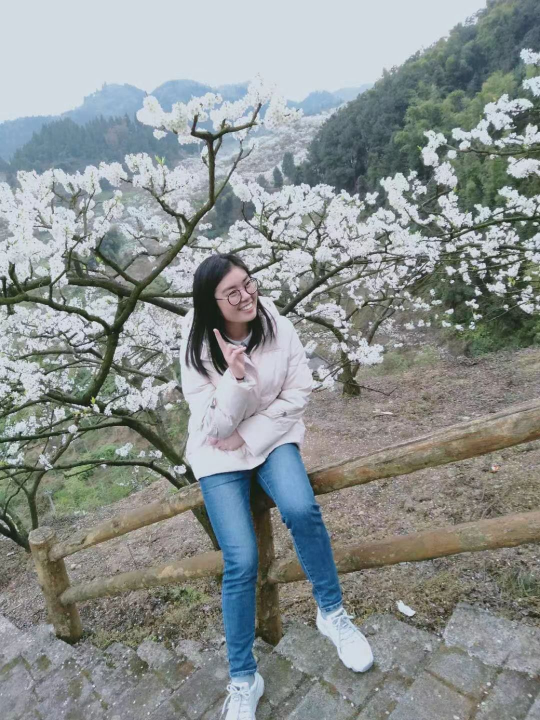
#> input picture python/test.jpg, 1080 x 1440 px (shown at 1/2 size)
$ python to.py
#> lines starting #> are read from the running program, lines starting #| are printed output that depends on the picture; after the words box and inside, x2 and y2 are one past the last pixel; in counts of white or black regions, pixels touching at a corner belong together
#> the answer given: test.jpg
#> the answer given: 1
# -*- coding: utf-8 -*-

import cv2

from PIL import Image, ImageOps, ImageFilter


# 转换成漫画风格
def toCarttonStyle(picturePath):
    # 设置输入输出路径和文件名称
#> called with picturePath = 'test.jpg'
    imgOutput_FileName = picturePath.split(".")[0] + '_cartoon.' + picturePath.split(".")[1]

    # 属性设置
    num_down = 2  # 缩减像素采样的数目
    num_bilateral = 7  # 定义双边滤波的数目

    # 读取图片
    img_rgb = cv2.imread(picturePath)
#> img_rgb is the input picture: shape (1440, 1080, 3); mean B, G, R 144.5, 145.4, 139.3

    # 用高斯金字塔降低取样
    img_color = img_rgb
    for _ in range(num_down):
        img_color = cv2.pyrDown(img_color)
#> this loop made 2 passes
#> pass 1, in toCarttonStyle, `img_color = cv2.pyrDown(img_color)`:
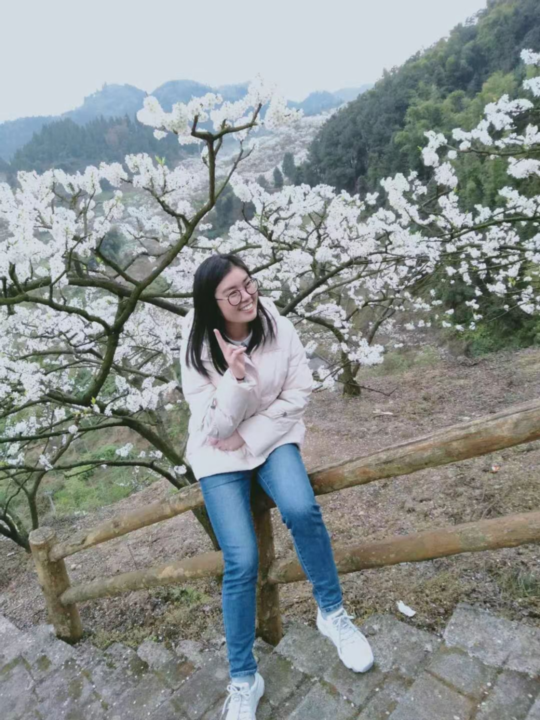
#> img_color: shape (720, 540, 3); mean B, G, R 144.5, 145.4, 139.3
#> pass 2, in toCarttonStyle, `img_color = cv2.pyrDown(img_color)`:
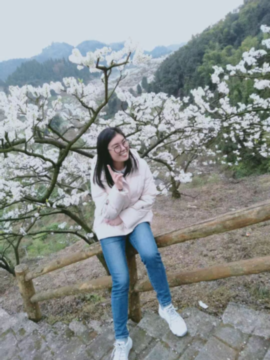
#> img_color: shape (360, 270, 3); mean B, G, R 144.6, 145.5, 139.4

    # 重复使用小的双边滤波代替一个大的滤波
    for _ in range(num_bilateral):
        img_color = cv2.bilateralFilter(img_color, d=9, sigmaColor=9, sigmaSpace=7)

    # 升采样图片到原始大小
    for _ in range(num_down):
        img_color = cv2.pyrUp(img_color)
#> this loop made 2 passes
#> pass 1, in toCarttonStyle, `img_color = cv2.pyrUp(img_color)`:
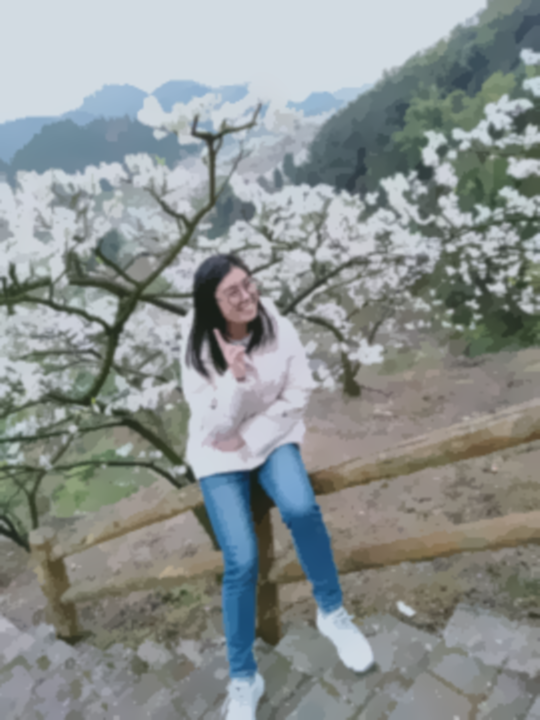
#> img_color: shape (720, 540, 3); mean B, G, R 144.6, 145.6, 139.4

    # 转换为灰度并且使其产生中等的模糊
    img_gray = cv2.cvtColor(img_rgb, cv2.COLOR_RGB2GRAY)
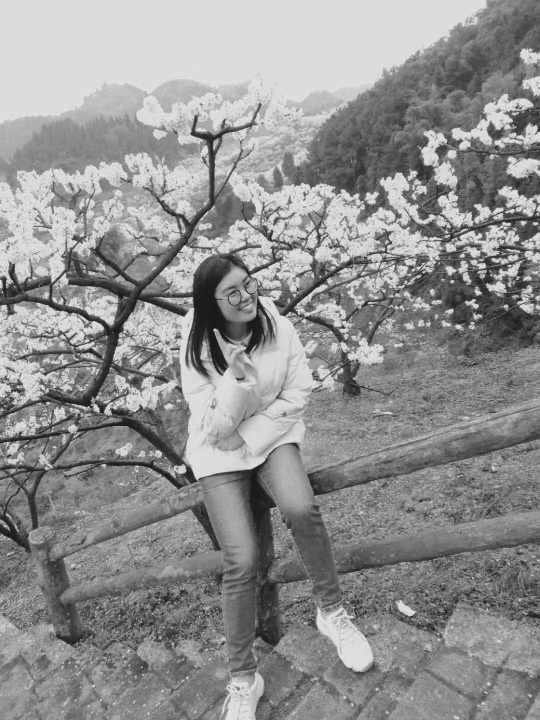
#> img_gray: shape (1440, 1080) (shown at 1/2 size); min 3, max 254, mean 144.4
    img_blur = cv2.medianBlur(img_gray, 7)

    # 检测到边缘并且增强其效果
    img_edge = cv2.adaptiveThreshold(img_blur, 255,
                                     cv2.ADAPTIVE_THRESH_MEAN_C,
                                     cv2.THRESH_BINARY,
                                     blockSize=9,
                                     C=2)
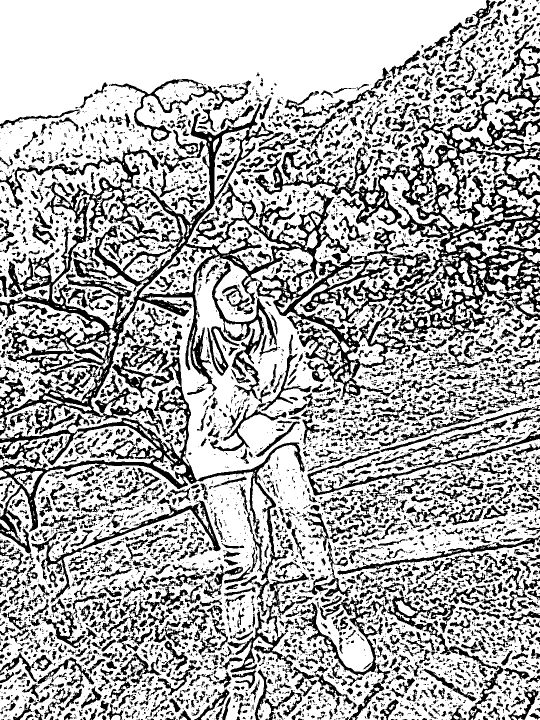
#> img_edge: shape (1440, 1080) (shown at 1/2 size); 68.8% white; 6237 black regions (4059 under 20 px), largest, box (x1, y1, x2, y2) and area: (0, 145, 1080, 871) 144634, (0, 683, 610, 1233) 26727, (63, 1001, 442, 1206) 5426

	 # 算法处理后，照片的尺寸可能会不统一
    # 把照片的尺寸统一化
    height = img_rgb.shape[0]
#> height = 1440
    width  = img_rgb.shape[1]
#> width = 1080
    img_color = cv2.resize(img_color, (width, height))

    # 转换回彩色图像
    img_edge = cv2.cvtColor(img_edge, cv2.COLOR_GRAY2RGB)
    img_cartoon = cv2.bitwise_and(img_color, img_edge)
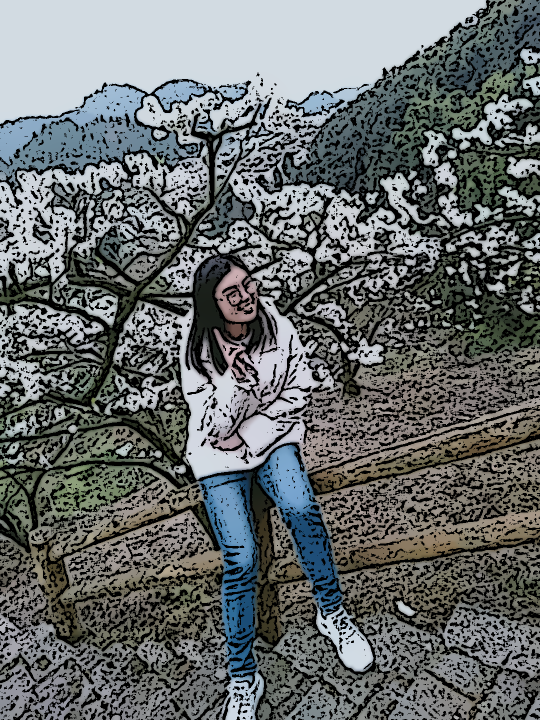
#> img_cartoon: shape (1440, 1080, 3) (shown at 1/2 size); mean B, G, R 107, 106.7, 102.3

    # 保存转换后的图片
    cv2.imwrite(imgOutput_FileName, img_cartoon)
    print('文件转换成漫画成功，保存在' + imgOutput_FileName)


# 透明度转换  素描转换的一部分
def dodge(a, b, alpha):
    # alpha为图片透明度
    return min(int(a * 255 / (256 - b * alpha)), 255)


# 图片转换为素描
def toSketchStyle(picturePath, blur=25, alpha=1.0):
    # 设置输入输出路径和文件名称
    imgOutput_FileName = picturePath.split(".")[0] + '_Sketch.' + picturePath.split(".")[1]

    # 转化成ima对象
    img = Image.open(picturePath)
    # 将文件转成灰色
    img1 = img.convert('L')

    img2 = img1.copy()

    img2 = ImageOps.invert(img2)

    # 模糊度
    for i in range(blur):
        img2 = img2.filter(ImageFilter.BLUR)
    width, height = img1.size
    for x in range(width):
        for y in range(height):
            a = img1.getpixel((x, y))
            b = img2.getpixel((x, y))
            img1.putpixel((x, y), dodge(a, b, alpha))

    # 保存转换后文件
    img1.save(imgOutput_FileName)
    print('文件转换成漫画成功，保存在' + imgOutput_FileName)


if __name__ == '__main__':
    imgInput_FileName = input('输入文件路径：')
    while True:
        print('1、漫画风格')
        print('2、素描风格')
        userChoose = input('请选择风格（输入序号即可）：')
        if userChoose.__eq__('1'):
            toCarttonStyle(imgInput_FileName)
            break
        elif userChoose.__eq__('2'):
            toSketchStyle(imgInput_FileName)
            break
        else:
            print('违法输入（请输入序号）')
            break
